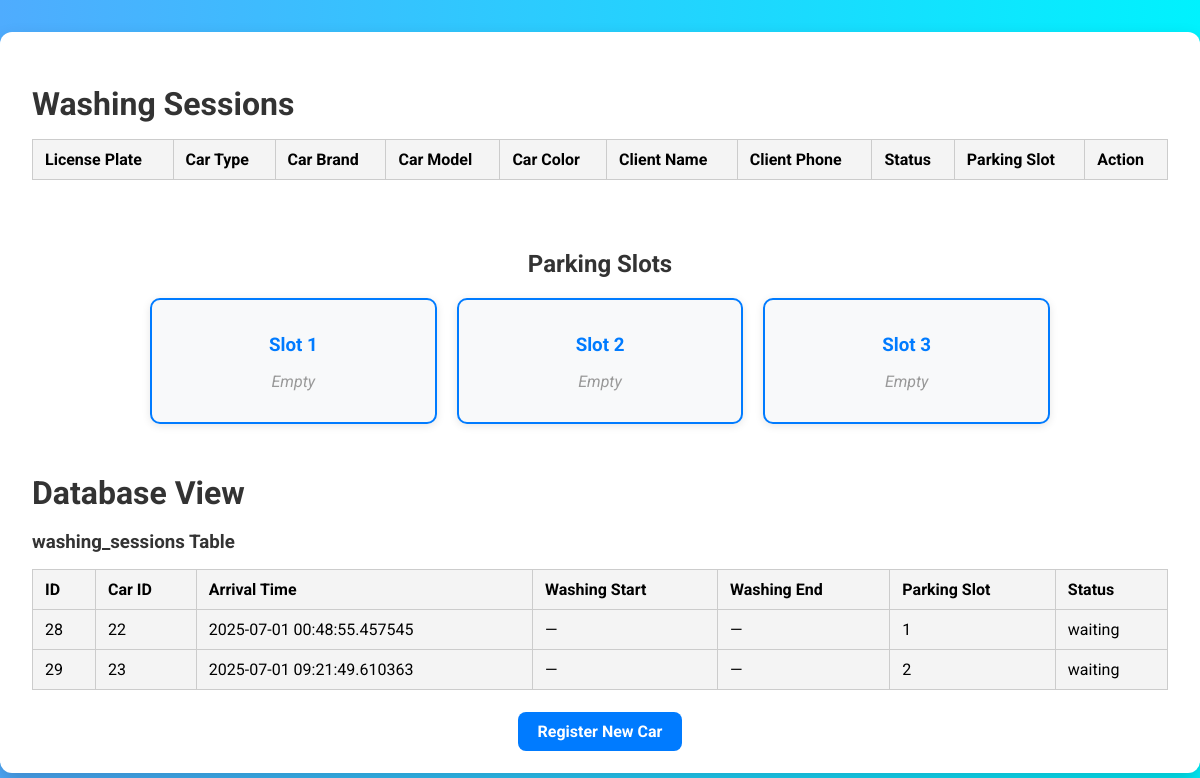
/dashboard, run on the app's committed database.
### tables this page shows
CREATE TABLE washing_sessions (
    id INTEGER PRIMARY KEY AUTOINCREMENT,
    car_id INTEGER NOT NULL,
    arrival_time DATETIME DEFAULT CURRENT_TIMESTAMP,
    washing_start_time DATETIME,
    washing_end_time DATETIME,
    parking_slot INTEGER, -- 0 means being washed
    status TEXT DEFAULT 'waiting', -- waiting, washing, done
    FOREIGN KEY (car_id) REFERENCES cars(id)
);

### app.py (the view)
@app.route('/dashboard')
def dashboard():
    conn = get_db_connection()
    sessions = conn.execute('''
        SELECT ws.id, c.license_plate, c.car_type, c.car_brand, c.car_model, c.car_color,
               cl.client_name, cl.client_phone, ws.status, ws.parking_slot
        FROM washing_sessions ws
        JOIN cars c ON ws.car_id = c.id
        JOIN clients cl ON c.client_id = cl.id
        ORDER BY ws.arrival_time ASC
    ''').fetchall()
    database = conn.execute('SELECT * FROM washing_sessions').fetchall()
    conn.close()
    return render_template('dashboard.html', sessions=sessions, database=database)

### app.py (called while the page is built)
def get_db_connection():
    conn = sqlite3.connect(DB)
    conn.row_factory = sqlite3.Row
    return conn

### templates/dashboard.html (shortened to what this page needs)
<!DOCTYPE html>
<html lang="en">
<head>
  <link rel="stylesheet" href="{{ url_for('static', filename='styles.css') }}">
</head>
<body>
  <div class="container">
    <h1>Washing Sessions</h1>
    <table>
      <tr>
        <th>License Plate</th>
        <th>Car Type</th>
        <th>Car Brand</th>
        <th>Car Model</th>
        <th>Car Color</th>
        <th>Client Name</th>
        <th>Client Phone</th>
        <th>Status</th>
        <th>Parking Slot</th>
        <th>Action</th>
      </tr>
    </table>
    <div class="parking-lot">
      <h2>Parking Slots</h2>
      <div class="slots">
        {% for slot in [1, 2, 3] %}
        <div class="slot-box">
          <h3>Slot {{ slot }}</h3>
          {% set found = false %}
          {% if not found %}
          <p class="empty">Empty</p>
          {% endif %}
        </div>
        {% endfor %}
      </div>
    </div>
    <div style="margin-top: 40px;">
      <h1>Database View</h1>
      <h3>washing_sessions Table</h3>
      <table>
        <tr>
          <th>ID</th>
          <th>Car ID</th>
          <th>Arrival Time</th>
          <th>Washing Start</th>
          <th>Washing End</th>
          <th>Parking Slot</th>
          <th>Status</th>
        </tr>
        {% for data in database %}
        <tr>
          <td>{{ data['id'] }}</td>
          <td>{{ data['car_id'] }}</td>
          <td>{{ data['arrival_time'] }}</td>
          <td>{{ data['washing_start_time'] or '—' }}</td>
          <td>{{ data['washing_end_time'] or '—' }}</td>
          <td>{{ data['parking_slot'] or '—' }}</td>
          <td>{{ data['status'] }}</td>
        </tr>
        {% endfor %}
      </table>
    </div>
    <div class="center-link">
      <a href="/">Register New Car</a>
    </div>
  </div>
</body>
</html>

### static/styles.css (style rules this page uses)
body { font-family: 'Roboto', sans-serif; background: linear-gradient(to right, #4facfe, #00f2fe); margin: 0; padding: 0; }
table { width: 100%; border-collapse: collapse; margin-top: 10px; margin-bottom: 2rem; }
th, td { padding: 10px 12px; border: 1px solid #ccc; text-align: left; }
th { background-color: #f4f4f4; }
tr { background-color: #f4f4f4; }
.parking-lot { margin: 40px auto; padding: 10px; max-width: 900px; text-align: center; }
.slots { display: flex; justify-content: space-around; gap: 20px; margin-top: 20px; }
.slot-box { background-color: #f8f9fa; border: 2px solid #007bff; border-radius: 10px; padding: 15px; width: 30%; box-shadow: 0 2px 8px rgba(0, 0, 0, 0.1); }
.slot-box h3 { margin-bottom: 10px; color: #007bff; }
.empty { color: #999; font-style: italic; }
.center-link { text-align: center; margin-top: 30px; }
.center-link a { background-color: #007BFF; color: white; padding: 10px 20px; text-decoration: none; border-radius: 8px; font-weight: bold; transition: background-color 0.3s ease; }
.container { background: white; padding: 2rem; border-radius: 12px; box-shadow: 0 10px 20px rgba(0,0,0,0.2); max-width: 1200px; margin: 2rem auto; }
h1, h2, h3 { color: #333; margin-bottom: 1rem; }

### data on the page
washing_sessions: id "28", car_id "22", arrival_time "2025-07-01 00:48:55.457545", data "—", parking_slot "1", status "waiting"
washing_sessions: id "29", car_id "23", arrival_time "2025-07-01 09:21:49.610363", data "—", parking_slot "2", status "waiting"

### other printed values
{{ slot }} "1" "2" "3"
